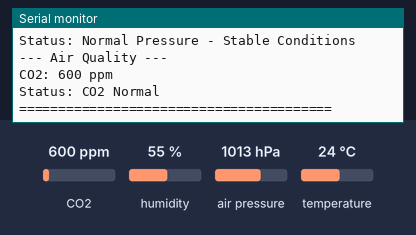
Bench run of a program on a simulated ESP32. On the bench: the last lines printed to the serial monitor. The test bench sets the inputs (shaded band); at power-on: CO2 600 ppm, air pressure 1013 hPa, humidity 55 %, temperature 24 °C.

Above: at 2.5 s.
2.6 s: CO2 set to 1050 ppm
At 6.7 s:
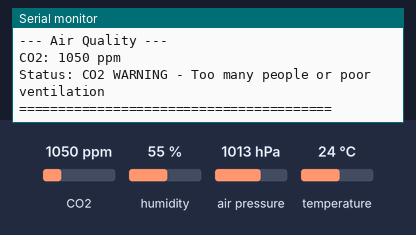
12.9 s: air pressure set to 952 hPa
22.9 s: CO2 set to 2350 ppm
At 27.2 s:
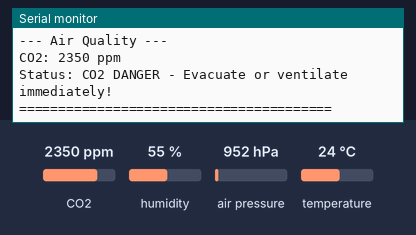
33.0 s: air pressure set to 1025 hPa
43.1 s: humidity set to 22 %
Timing chart, 0 to 46.1 s (numbered marks = the images above; inputs shaded):
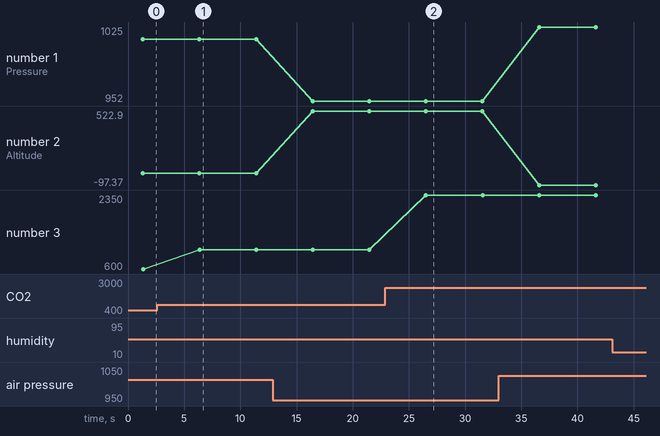

Measured:
- after the input at 2.6 s, the serial monitor: prints a new line after 3.8 s (image 1)
- after the input at 22.9 s, the serial monitor: prints a new line after 3.6 s (image 2)
- plotted number 1: 1013 → 952 after the input at 12.9 s, 952 → 1025 after the input at 33.0 s
- plotted number 2: 2.08 → 522.9 after the input at 12.9 s, 522.9 → -97.37 after the input at 33.0 s
- plotted number 3: 600 → 1050 after the input at 2.6 s, 1050 → 2350 after the input at 22.9 s

The program:

main.cpp
```cpp
/**
 * Weather Station Emergency Data - ESP32
 *
 * This project collects environmental data to help identify when weather
 * conditions have normalized enough after an emergency to leave shelter.
 *
 * Sensors:
 * - BME280: Temperature, Humidity, and Pressure
 * - SCD30: CO2 sensor for air quality monitoring
 *
 * CO2 levels indicate if there are too many people in a confined space.
 * Temperature and humidity provide comfort data.
 * Air pressure is the primary tool for weather normalization detection.
 */

#include <Arduino.h>
#include <Wire.h>
#include <Adafruit_Sensor.h>
#include <Adafruit_BME280.h>
#include <SparkFun_SCD30_Arduino_Library.h>

// I2C pins for ESP32
#define SDA_PIN 21
#define SCL_PIN 22

// Sensor thresholds
#define CO2_WARNING_LEVEL 1000  // ppm - indicates too many people
#define CO2_DANGER_LEVEL 2000   // ppm - dangerous levels
#define SEALEVEL_PRESSURE_HPA (1013.25)

// Sensor objects
Adafruit_BME280 bme;
SCD30 airSensor;

// Global variables to store sensor readings
struct SensorData {
  float temperature;      // Celsius
  float humidity;         // %
  float pressure;         // hPa
  float altitude;         // meters
  uint16_t co2;          // ppm
  bool bme280_ok;
  bool scd30_ok;
};

SensorData currentData;

/**
 * Initialize I2C communication
 */
void initI2C() {
  Wire.begin(SDA_PIN, SCL_PIN);
  Serial.println("I2C initialized");
}

/**
 * Initialize BME280 sensor
 */
bool initBME280() {
  if (!bme.begin(0x76)) {
    // Try alternate address
    if (!bme.begin(0x77)) {
      Serial.println("Could not find BME280 sensor!");
      return false;
    }
  }

  Serial.println("BME280 sensor initialized");

  // Configure BME280 for weather monitoring
  bme.setSampling(Adafruit_BME280::MODE_NORMAL,
                  Adafruit_BME280::SAMPLING_X2,  // temperature
                  Adafruit_BME280::SAMPLING_X16, // pressure
                  Adafruit_BME280::SAMPLING_X1,  // humidity
                  Adafruit_BME280::FILTER_X16,
                  Adafruit_BME280::STANDBY_MS_0_5);

  return true;
}

/**
 * Initialize SCD30 CO2 sensor
 */
bool initSCD30() {
  if (!airSensor.begin()) {
    Serial.println("Could not find SCD30 sensor!");
    return false;
  }

  Serial.println("SCD30 sensor initialized");

  // Set measurement interval (2-1800 seconds)
  airSensor.setMeasurementInterval(2);

  // Enable automatic self-calibration
  airSensor.setAutoSelfCalibration(true);

  return true;
}

/**
 * Read data from BME280 sensor
 */
void readBME280() {
  if (currentData.bme280_ok) {
    currentData.temperature = bme.readTemperature();
    currentData.humidity = bme.readHumidity();
    currentData.pressure = bme.readPressure() / 100.0F;
    currentData.altitude = bme.readAltitude(SEALEVEL_PRESSURE_HPA);
  }
}

/**
 * Read data from SCD30 sensor
 */
void readSCD30() {
  if (currentData.scd30_ok && airSensor.dataAvailable()) {
    currentData.co2 = airSensor.getCO2();
  }
}

/**
 * Analyze CO2 levels and provide safety status
 */
String analyzeCO2() {
  if (!currentData.scd30_ok) {
    return "CO2 Sensor Offline";
  }

  if (currentData.co2 < CO2_WARNING_LEVEL) {
    return "CO2 Normal";
  } else if (currentData.co2 < CO2_DANGER_LEVEL) {
    return "CO2 WARNING - Too many people or poor ventilation";
  } else {
    return "CO2 DANGER - Evacuate or ventilate immediately!";
  }
}

/**
 * Analyze pressure trends for weather pattern detection
 * Note: For proper trend analysis, you would need to track
 * pressure changes over time (hours/days)
 */
String analyzePressure() {
  if (!currentData.bme280_ok) {
    return "Pressure Sensor Offline";
  }

  // Basic pressure analysis
  if (currentData.pressure > 1020.0) {
    return "High Pressure - Clear/Improving Weather";
  } else if (currentData.pressure < 1000.0) {
    return "Low Pressure - Storm/Unstable Weather";
  } else {
    return "Normal Pressure - Stable Conditions";
  }
}

/**
 * Display all sensor readings
 */
void displaySensorData() {
  Serial.println("\n========================================");
  Serial.println("    WEATHER STATION - EMERGENCY DATA");
  Serial.println("========================================");

  // BME280 Data
  if (currentData.bme280_ok) {
    Serial.println("\n--- Environmental Conditions ---");
    Serial.print("Temperature: ");
    Serial.print(currentData.temperature);
    Serial.println(" °C");

    Serial.print("Humidity: ");
    Serial.print(currentData.humidity);
    Serial.println(" %");

    Serial.print("Pressure: ");
    Serial.print(currentData.pressure);
    Serial.println(" hPa");

    Serial.print("Altitude: ");
    Serial.print(currentData.altitude);
    Serial.println(" m");

    Serial.print("Status: ");
    Serial.println(analyzePressure());
  } else {
    Serial.println("\n--- BME280 Sensor Offline ---");
  }

  // SCD30 Data
  if (currentData.scd30_ok) {
    Serial.println("\n--- Air Quality ---");
    Serial.print("CO2: ");
    Serial.print(currentData.co2);
    Serial.println(" ppm");

    Serial.print("Status: ");
    Serial.println(analyzeCO2());
  } else {
    Serial.println("\n--- SCD30 Sensor Offline ---");
  }

  Serial.println("========================================\n");
}

/**
 * Setup function - runs once at startup
 */
void setup() {
  Serial.begin(115200);
  delay(1000);

  Serial.println("\n\n========================================");
  Serial.println("Weather Station Emergency Data");
  Serial.println("ESP32 Weather & Air Quality Monitor");
  Serial.println("========================================\n");

  // Initialize I2C
  initI2C();
  delay(100);

  // Initialize sensors
  currentData.bme280_ok = initBME280();
  delay(100);

  currentData.scd30_ok = initSCD30();
  delay(100);

  if (!currentData.bme280_ok && !currentData.scd30_ok) {
    Serial.println("\nERROR: No sensors detected!");
    Serial.println("Please check wiring and I2C connections.");
  } else {
    Serial.println("\nSensor initialization complete!");
    Serial.println("Starting measurements...\n");
  }
}

/**
 * Main loop - runs continuously
 */
void loop() {
  // Read sensor data
  readBME280();
  readSCD30();

  // Display results
  displaySensorData();

  // Wait 5 seconds before next reading
  delay(5000);
}
```
